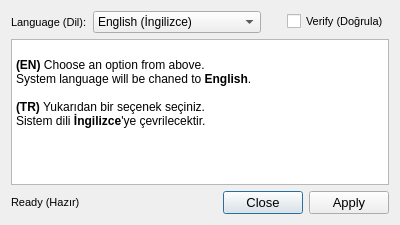
<?xml version="1.0" encoding="UTF-8"?>
<ui version="4.0">
 <class>Dialog</class>
 <widget class="QDialog" name="Dialog">
  <property name="geometry">
   <rect>
    <x>0</x>
    <y>0</y>
    <width>400</width>
    <height>225</height>
   </rect>
  </property>
  <property name="minimumSize">
   <size>
    <width>380</width>
    <height>180</height>
   </size>
  </property>
  <property name="font">
   <font>
    <pointsize>9</pointsize>
   </font>
  </property>
  <property name="windowTitle">
   <string>Locale Verifier (Dil Doğrulayıcı)</string>
  </property>
  <property name="windowIcon">
   <iconset>
    <normaloff>../resources/dict.png</normaloff>../resources/dict.png</iconset>
  </property>
  <layout class="QGridLayout" name="gridLayout">
   <item row="0" column="3" alignment="Qt::AlignRight">
    <widget class="QCheckBox" name="checkBox">
     <property name="font">
      <font>
       <pointsize>8</pointsize>
      </font>
     </property>
     <property name="text">
      <string>Verify (Doğrula)</string>
     </property>
    </widget>
   </item>
   <item row="2" column="1" colspan="3">
    <widget class="QTextBrowser" name="textBrowser">
     <property name="html">
      <string>&lt;!DOCTYPE HTML PUBLIC &quot;-//W3C//DTD HTML 4.0//EN&quot; &quot;http://www.w3.org/TR/REC-html40/strict.dtd&quot;&gt;
&lt;html&gt;&lt;head&gt;&lt;meta name=&quot;qrichtext&quot; content=&quot;1&quot; /&gt;&lt;style type=&quot;text/css&quot;&gt;
p, li { white-space: pre-wrap; }
&lt;/style&gt;&lt;/head&gt;&lt;body style=&quot; font-family:'Sans'; font-size:9pt; font-weight:400; font-style:normal;&quot;&gt;
&lt;p style=&quot; margin-top:0px; margin-bottom:0px; margin-left:0px; margin-right:0px; -qt-block-indent:0; text-indent:0px;&quot;&gt;&lt;br /&gt;&lt;span style=&quot; font-weight:600;&quot;&gt;(EN)&lt;/span&gt; Choose an option from above.&lt;/p&gt;
&lt;p style=&quot; margin-top:0px; margin-bottom:0px; margin-left:0px; margin-right:0px; -qt-block-indent:0; text-indent:0px;&quot;&gt;System language will be chaned to &lt;span style=&quot; font-weight:600;&quot;&gt;English&lt;/span&gt;.&lt;/p&gt;
&lt;p style=&quot;-qt-paragraph-type:empty; margin-top:0px; margin-bottom:0px; margin-left:0px; margin-right:0px; -qt-block-indent:0; text-indent:0px;&quot;&gt;&lt;br /&gt;&lt;/p&gt;
&lt;p style=&quot; margin-top:0px; margin-bottom:0px; margin-left:0px; margin-right:0px; -qt-block-indent:0; text-indent:0px;&quot;&gt;&lt;span style=&quot; font-weight:600;&quot;&gt;(TR)&lt;/span&gt; Yukarıdan bir seçenek seçiniz.&lt;/p&gt;
&lt;p style=&quot; margin-top:0px; margin-bottom:0px; margin-left:0px; margin-right:0px; -qt-block-indent:0; text-indent:0px;&quot;&gt;Sistem dili &lt;span style=&quot; font-weight:600;&quot;&gt;İngilizce&lt;/span&gt;'ye çevrilecektir.&lt;/p&gt;&lt;/body&gt;&lt;/html&gt;</string>
     </property>
    </widget>
   </item>
   <item row="0" column="1" colspan="2">
    <layout class="QFormLayout" name="formLayout_3">
     <item row="0" column="1">
      <widget class="QComboBox" name="comboBox">
       <item>
        <property name="text">
         <string>English (İngilizce)</string>
        </property>
       </item>
       <item>
        <property name="text">
         <string>Turkish (Türkçe)</string>
        </property>
       </item>
      </widget>
     </item>
     <item row="0" column="0">
      <widget class="QLabel" name="label">
       <property name="font">
        <font>
         <pointsize>8</pointsize>
        </font>
       </property>
       <property name="text">
        <string>Language (Dil):</string>
       </property>
      </widget>
     </item>
    </layout>
   </item>
   <item row="3" column="1">
    <widget class="QLabel" name="stateLabel">
     <property name="font">
      <font>
       <pointsize>8</pointsize>
      </font>
     </property>
     <property name="text">
      <string>Ready (Hazır)</string>
     </property>
    </widget>
   </item>
   <item row="3" column="2" colspan="2">
    <widget class="QDialogButtonBox" name="buttonBox">
     <property name="font">
      <font>
       <pointsize>10</pointsize>
       <weight>50</weight>
       <italic>false</italic>
       <bold>false</bold>
       <underline>false</underline>
       <strikeout>false</strikeout>
      </font>
     </property>
     <property name="orientation">
      <enum>Qt::Horizontal</enum>
     </property>
     <property name="standardButtons">
      <set>QDialogButtonBox::Apply|QDialogButtonBox::Close</set>
     </property>
     <property name="centerButtons">
      <bool>false</bool>
     </property>
    </widget>
   </item>
  </layout>
 </widget>
 <resources/>
 <connections>
  <connection>
   <sender>buttonBox</sender>
   <signal>accepted()</signal>
   <receiver>Dialog</receiver>
   <slot>accept()</slot>
   <hints>
    <hint type="sourcelabel">
     <x>248</x>
     <y>254</y>
    </hint>
    <hint type="destinationlabel">
     <x>157</x>
     <y>274</y>
    </hint>
   </hints>
  </connection>
  <connection>
   <sender>buttonBox</sender>
   <signal>rejected()</signal>
   <receiver>Dialog</receiver>
   <slot>reject()</slot>
   <hints>
    <hint type="sourcelabel">
     <x>316</x>
     <y>260</y>
    </hint>
    <hint type="destinationlabel">
     <x>286</x>
     <y>274</y>
    </hint>
   </hints>
  </connection>
 </connections>
</ui>
